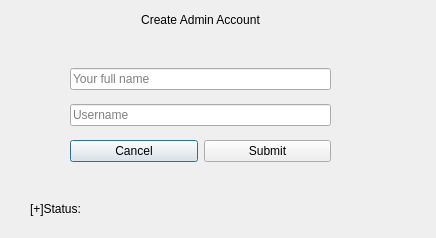
<?xml version="1.0" encoding="UTF-8"?>
<ui version="4.0">
 <class>CreateAdminAccountView</class>
 <widget class="QDialog" name="CreateAdminAccountView">
  <property name="geometry">
   <rect>
    <x>0</x>
    <y>0</y>
    <width>436</width>
    <height>238</height>
   </rect>
  </property>
  <property name="windowTitle">
   <string>Dialog</string>
  </property>
  <widget class="QLabel" name="label">
   <property name="geometry">
    <rect>
     <x>100</x>
     <y>10</y>
     <width>201</width>
     <height>20</height>
    </rect>
   </property>
   <property name="text">
    <string>Create Admin Account</string>
   </property>
   <property name="alignment">
    <set>Qt::AlignCenter</set>
   </property>
  </widget>
  <widget class="QWidget" name="layoutWidget">
   <property name="geometry">
    <rect>
     <x>70</x>
     <y>60</y>
     <width>261</width>
     <height>111</height>
    </rect>
   </property>
   <layout class="QVBoxLayout" name="verticalLayout">
    <item>
     <widget class="QLineEdit" name="displayNameInput">
      <property name="placeholderText">
       <string>Your full name</string>
      </property>
     </widget>
    </item>
    <item>
     <widget class="QLineEdit" name="userNameInput">
      <property name="placeholderText">
       <string>Username</string>
      </property>
     </widget>
    </item>
    <item>
     <layout class="QHBoxLayout" name="horizontalLayout">
      <item>
       <widget class="QPushButton" name="cancelBtn">
        <property name="text">
         <string>Cancel</string>
        </property>
       </widget>
      </item>
      <item>
       <widget class="QPushButton" name="submitBtn">
        <property name="text">
         <string>Submit</string>
        </property>
       </widget>
      </item>
     </layout>
    </item>
   </layout>
  </widget>
  <widget class="QLabel" name="statusLbl">
   <property name="geometry">
    <rect>
     <x>30</x>
     <y>200</y>
     <width>371</width>
     <height>17</height>
    </rect>
   </property>
   <property name="text">
    <string>[+]Status:</string>
   </property>
  </widget>
 </widget>
 <resources/>
 <connections/>
</ui>
